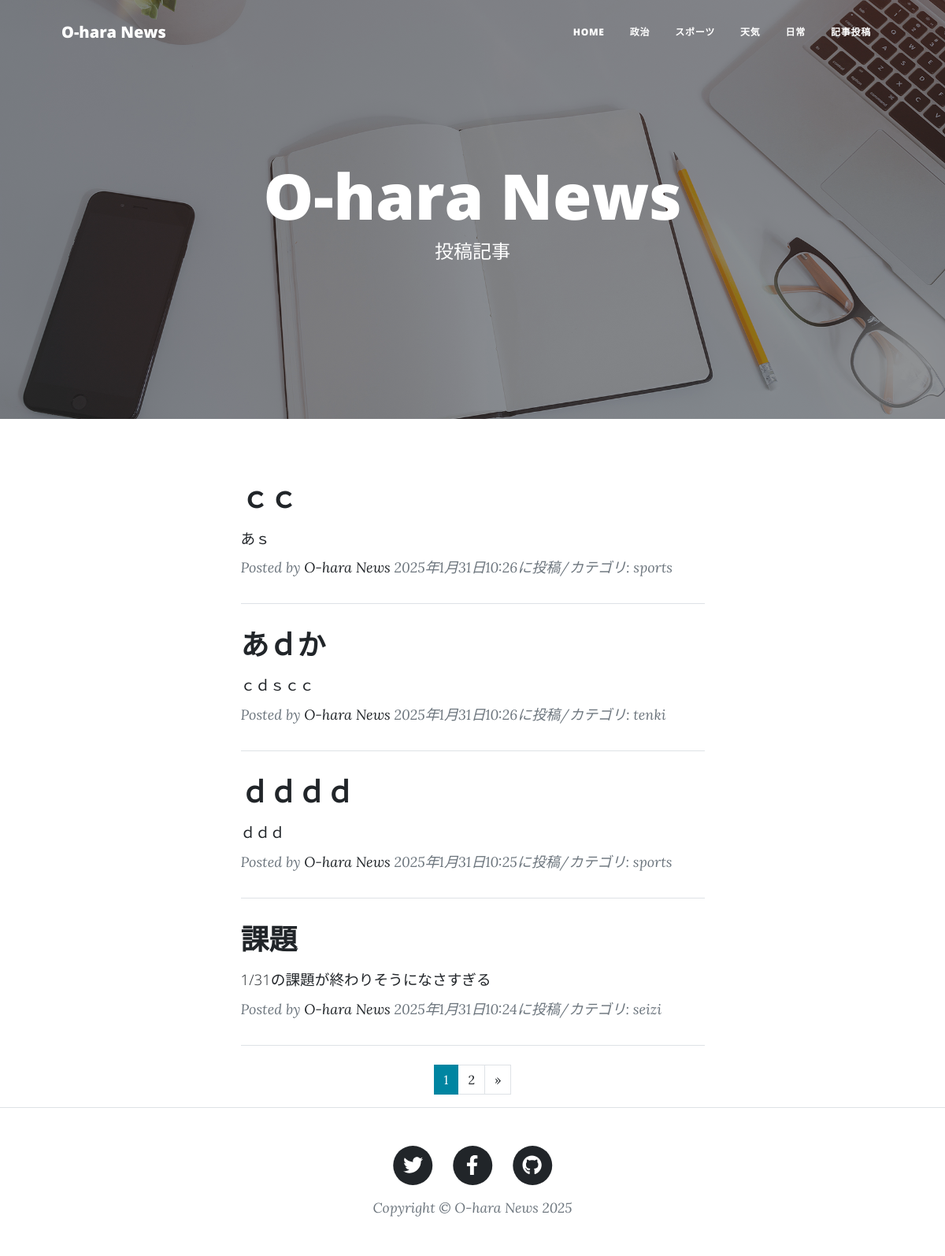
Before: / with the older database file.
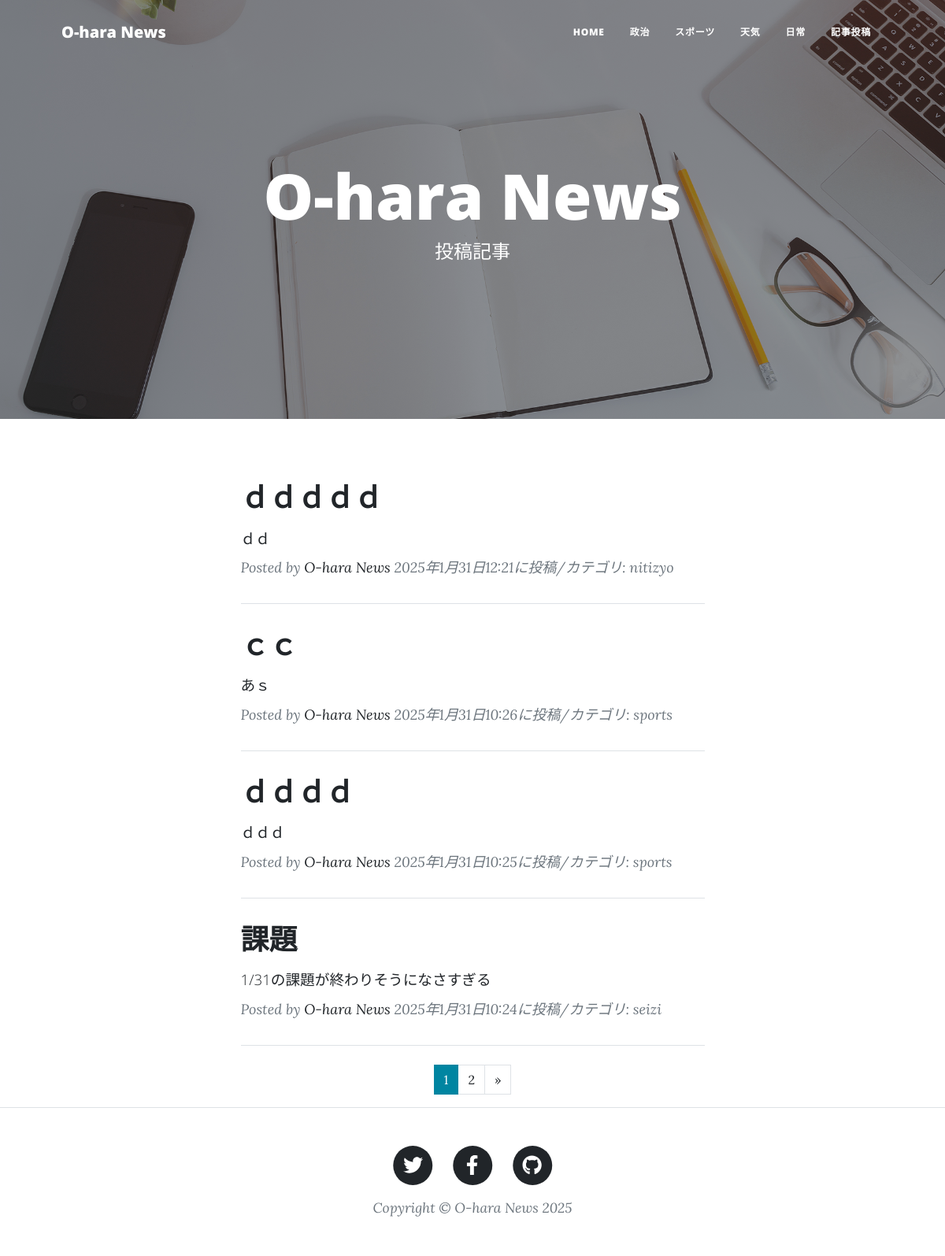
After: the same page with the newer database file.
### newsapp/models.py (models this page shows, shortened)
class NewsPost(models.Model):
    CATEGORY = (('seizi', '政治'),
                ('sports', 'スポーツ'),
                ('tenki', '天気'),
                ('nitizyo','日常'),
                )
    title = models.CharField(
        verbose_name='タイトル',
        max_length=200
    )
    content = models.TextField(
        verbose_name='本文'
    )
    posted_at = models.DateTimeField(
        verbose_name='投稿日時',
        auto_now_add=True
    )
    category = models.CharField(
        verbose_name='カテゴリ',
        max_length=50,
        choices=CATEGORY
    )

### newsapp/views.py (the view)
# urls.py: path('', views.IndexView.as_view(), name='index'),
class IndexView(ListView):
    template_name = 'index.html'
    context_object_name = 'orderby_records'
    queryset = NewsPost.objects.order_by('-posted_at')
    paginate_by = 4

### newsapp/templates/index.html (shortened to what this page needs)
{% extends 'base.html' %}
{% load static %}
{% block header %}
<header class="masthead" style="background-image: url({% static 'assets/img/home-bg.jpg' %})">
    <div class="container position-relative px-4 px-lg-5">
        <div class="row gx-4 gx-lg-5 justify-content-center">
            <div class="col-md-10 col-lg-8 col-xl-7">
                <div class="site-heading">
                    <h1>O-hara News</h1>
                    <span class="subheading">投稿記事</span>
                </div>
            </div>
        </div>
    </div>
</header>
{% endblock %}
{% block contents %}
<div class="container px-4 px-lg-5">
    <div class="row gx-4 gx-lg-5 justify-content-center">
        <div class="col-md-10 col-lg-8 col-xl-7">
            {% for record in orderby_records %}
            <div class="post-preview">
                <a href="{% url 'newsapp:news_detail' record.pk %}">
                    <h2 class="post-title">
                        {{record.title}}</h2>
                    <h3 class="post-subtitle">
                        <span style="font-size: 14pt">
                            {{record.content|truncatechars:50}}
                        </span>
                    </h3>
                </a>
                <p class="post-meta">
                    Posted by
                    <a href="#!">O-hara News</a>
                    {{record.posted_at}}に投稿/カテゴリ:
                    {{record.category}}
                </p>
            </div>
            <hr class="my-4" />
            {% endfor %}
            {% include "pagination.html" %}
        </div>
    </div>
</div>
{% endblock %}

### newsapp/templates/base.html (shortened to what this page needs)
{% load static %}
<!DOCTYPE html>
<html lang="ja">
<head>
    <link href="{% static 'css/styles.css' %}" rel="stylesheet" />
</head>
<body>
    <nav class="navbar navbar-expand-lg navbar-light" id="mainNav">
        <div class="container px-4 px-lg-5">
            <a class="navbar-brand" href="{% url 'newsapp:index' %}">O-hara News</a>
            <div class="collapse navbar-collapse" id="navbarResponsive">
                <ul class="navbar-nav ms-auto py-4 py-lg-0">
                    <li class="nav-item"><a class="nav-link px-lg-3 py-3 py-lg-4"
                            href="{% url 'newsapp:index' %}">Home</a>
                    </li>
                    <li class="nav-item">
                        <a class="nav-link px-lg-3 py-3 py-lg-4" href="{% url 'newsapp:seizi' %}">政治</a>
                    </li>
                    <li class="nav-item">
                        <a class="nav-link px-lg-3 py-3 py-lg-4" href="{% url 'newsapp:sports' %}">スポーツ</a>
                    </li>
                    <li class = "nav-item">
                        <a class="nav-link px-lg-3 py-3 py-lg-4" href="{% url 'newsapp:tenki' %}">天気</a>
                    <li class = "nav-item">
                        <a class="nav-link px-lg-3 py-3 py-lg-4" href="{% url 'newsapp:nitizyo' %}">日常</a>
                    </li>
                    <li class="nav-item">
                        <a class="nav-link px-lg-3 py-3 py-lg-4" href="{% url 'newsapp:post_create' %}">記事投稿</a>
                    </li>
                </ul>
            </div>
        </div>
    </nav>
    {% block header %}{% endblock %}
    {% block contents %}{% endblock %}
    <footer class="border-top">
        <div class="container px-4 px-lg-5">
            <div class="row gx-4 gx-lg-5 justify-content-center">
                <div class="col-md-10 col-lg-8 col-xl-7">
                    <ul class="list-inline text-center">
                        <li class="list-inline-item">
                            <a href="https://twitter.com/?lang=ja">
                                <span class="fa-stack fa-lg">
                                    <i class="fas fa-circle fa-stack-2x"></i>
                                    <i class="fab fa-twitter fa-stack-1x fa-inverse"></i>
                                </span>
                            </a>
                        </li>
                        <li class="list-inline-item">
                            <a href="https://www.facebook.com/?locale=ja_JP">
                                <span class="fa-stack fa-lg">
                                    <i class="fas fa-circle fa-stack-2x"></i>
                                    <i class="fab fa-facebook-f fa-stack-1x fa-inverse"></i>
                                </span>
                            </a>
                        </li>
                        <li class="list-inline-item">
                            <a href="https://github.co.jp/">
                                <span class="fa-stack fa-lg">
                                    <i class="fas fa-circle fa-stack-2x"></i>
                                    <i class="fab fa-github fa-stack-1x fa-inverse"></i>
                                </span>
                            </a>
                        </li>
                    </ul>
                    <div class="small text-center text-muted fst-italic">Copyright &copy; O-hara News 2025</div>
                </div>
            </div>
        </div>
    </footer>
</body>
</html>

### newsapp/templates/pagination.html (shortened to what this page needs)
<ul class="pagination" style="justify-content:center">
    {% for num in page_obj.paginator.page_range %}
    {% if page_obj.number == num %}
    <li class="page-item active">
        <span class="page-link">{{ num }}</span>
    </li>
    {% else %}
    <li class="page-item">
        <a class="page-link" href="?page={{ num }}">{{ num }}</a>
    </li>
    {% endif %}
    {% endfor %}
    {% if page_obj.has_next %}
    <li class="page-item">
        <a class="page-link" href="?page={{ page_obj.next_page_number }}" aria-label="Next">
            <span aria-hidden="true">&raquo;</span>
        </a>
    </li>
    {% endif %}
</ul>

Changed rows visible on the page:
removed NewsPost: title "あｄか", content "ｃｄｓｃｃ", posted_at "2025年1月31日10:26", category "tenki"
added NewsPost: title "ｄｄｄｄｄ", content "ｄｄ", posted_at "2025年1月31日12:21", category "nitizyo"
